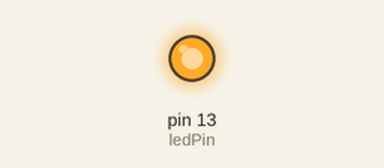
Simulated run of this sketch. Board: Arduino Uno, built with avr-gcc and run on an emulated ATmega328P. On the bench: output pins drawn as LEDs (lit = HIGH). What the sketch prints to the serial monitor is not drawn.

Above: at 0.1 s.
Timing chart, 0 to 1.6 s (numbered marks = the images above):
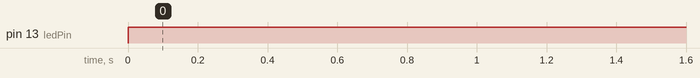

Measured:
- by itself, pin 13 (ledPin): LOW → HIGH at 0.00 s

The sketch:

SerialCounter.ino
```cpp
const int ledPin = 13;
int say = 0;
void setup()
{
  Serial.begin(9600);
  pinMode(ledPin, OUTPUT);
}
void loop()
{
  if (say == 15)
  {
    digitalWrite(ledPin, HIGH); // ledi yak
    delay(500);
    Serial.write(say);
  }
  say = say + 1;
}
```
